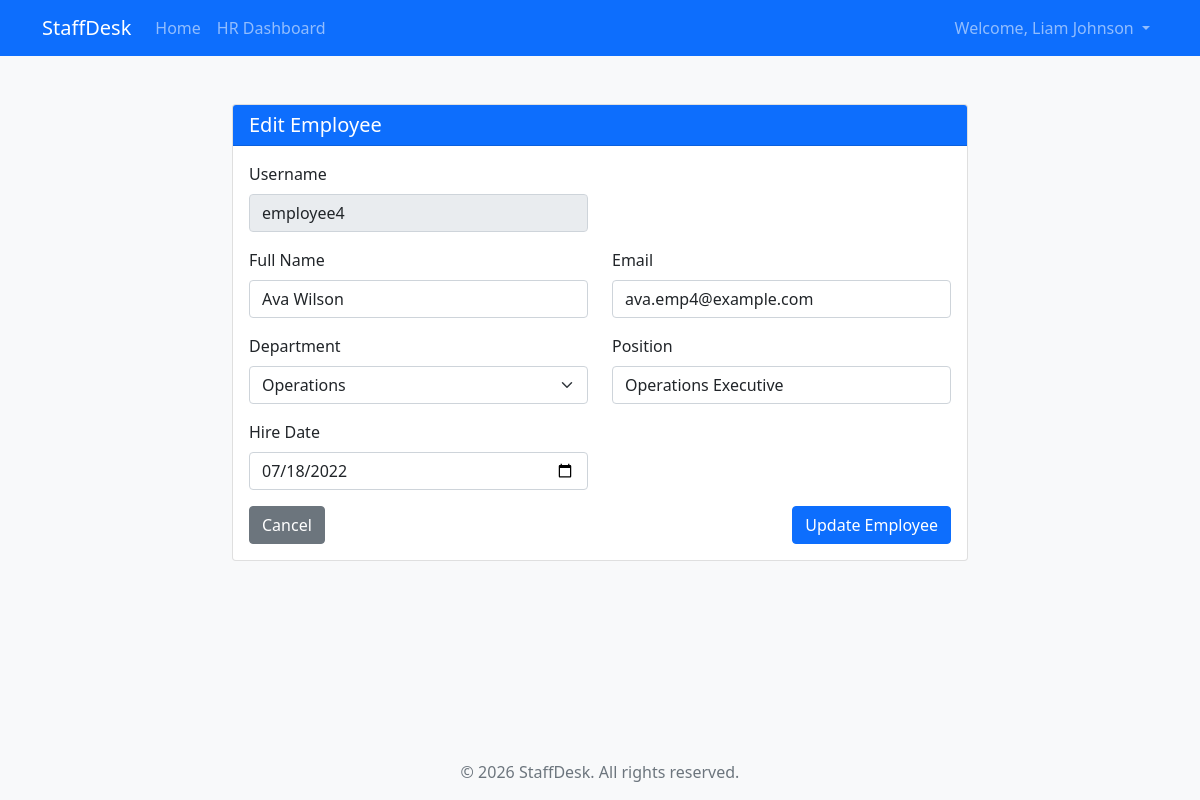
Screenshot of /manage_employee.php?id=6 (signed in) with the database file from the repository.
### tables this page shows
CREATE TABLE IF NOT EXISTS `users` (
  `id` int(11) NOT NULL AUTO_INCREMENT,
  `username` varchar(50) NOT NULL,
  `password` varchar(255) NOT NULL,
  `role` enum('employee','hr') NOT NULL,
  `fullname` varchar(100) NOT NULL,
  `email` varchar(100) NOT NULL,
  `department` varchar(50) DEFAULT NULL,
  `position` varchar(50) DEFAULT NULL,
  `hire_date` date DEFAULT NULL,
  `created_at` datetime DEFAULT CURRENT_TIMESTAMP,
  PRIMARY KEY (`id`),
  UNIQUE KEY `username` (`username`),
  UNIQUE KEY `email` (`email`)
);

### manage_employee.php (the view, shortened to what this page needs)
<?php
include_once 'includes/header.php';
$id = $username = $password = $fullname = $email = $department = $position = $hire_date = '';
$isEdit = false;
if (isset($_GET['id']) && !empty($_GET['id'])) {
    $id = intval($_GET['id']);
    $stmt = $conn->prepare("SELECT id, username, fullname, email, department, position, hire_date FROM users WHERE id = ? AND role = 'employee'");
    $stmt->bind_param("i", $id);
    $stmt->execute();
    $result = $stmt->get_result();
    if ($result->num_rows == 1) {
        $employee = $result->fetch_assoc();
        $username = $employee['username'];
        $fullname = $employee['fullname'];
        $email = $employee['email'];
        $department = $employee['department'];
        $position = $employee['position'];
        $hire_date = $employee['hire_date'];
        $isEdit = true;
    } else {
        $_SESSION['error'] = "Employee not found";
        redirect("hr.php");
    }
}
?>
<div class="row justify-content-center my-4">
    <div class="col-md-8">
        <div class="card">
            <div class="card-header bg-primary text-white">
                <h5 class="card-title mb-0"><?php echo $isEdit ? 'Edit Employee' : 'Add New Employee'; ?></h5>
            </div>
            <div class="card-body">
                <form action="<?php echo htmlspecialchars($_SERVER["PHP_SELF"] . ($isEdit ? "?id=$id" : "")); ?>" method="post">
                    <div class="row">
                        <div class="col-md-6">
                            <div class="mb-3">
                                <label for="username" class="form-label">Username</label>
                                <input type="text" class="form-control" id="username" name="username" value="<?php echo $username; ?>" required <?php echo $isEdit ? 'readonly' : ''; ?>>
                            </div>
                        </div>
                        <div class="col-md-6">
                        </div>
                    </div>
                    <div class="row">
                        <div class="col-md-6">
                            <div class="mb-3">
                                <label for="fullname" class="form-label">Full Name</label>
                                <input type="text" class="form-control" id="fullname" name="fullname" value="<?php echo $fullname; ?>" required>
                            </div>
                        </div>
                        <div class="col-md-6">
                            <div class="mb-3">
                                <label for="email" class="form-label">Email</label>
                                <input type="email" class="form-control" id="email" name="email" value="<?php echo $email; ?>" required>
                            </div>
                        </div>
                    </div>
                    <div class="row">
                        <div class="col-md-6">
                            <div class="mb-3">
                                <label for="department" class="form-label">Department</label>
                                <select class="form-select" id="department" name="department">
                                    <option value="Operations" <?php echo $department == 'Operations' ? 'selected' : ''; ?>>Operations</option>
                                </select>
                            </div>
                        </div>
                        <div class="col-md-6">
                            <div class="mb-3">
                                <label for="position" class="form-label">Position</label>
                                <input type="text" class="form-control" id="position" name="position" value="<?php echo $position; ?>">
                            </div>
                        </div>
                    </div>
                    <div class="row">
                        <div class="col-md-6">
                            <div class="mb-3">
                                <label for="hire_date" class="form-label">Hire Date</label>
                                <input type="date" class="form-control" id="hire_date" name="hire_date" value="<?php echo $hire_date; ?>">
                            </div>
                        </div>
                    </div>
                    <div class="d-flex justify-content-between">
                        <a href="hr.php" class="btn btn-secondary">Cancel</a>
                        <button type="submit" class="btn btn-primary"><?php echo $isEdit ? 'Update Employee' : 'Add Employee'; ?></button>
                    </div>
                </form>
            </div>
        </div>
    </div>
</div>
<?php include_once 'includes/footer.php'; ?>

### assets/css/style.css (style rules this page uses)
body { min-height: 100vh; display: flex; flex-direction: column; background-color: #f8f9fa; }

### rows the page displays
users: username "employee4", fullname "Ava Wilson", email "ava.emp4@example.com", department "Operations", position "Operations Executive", hire_date "07/18/2022"

### other values shown
$_SESSION['fullname'] "Liam Johnson"
